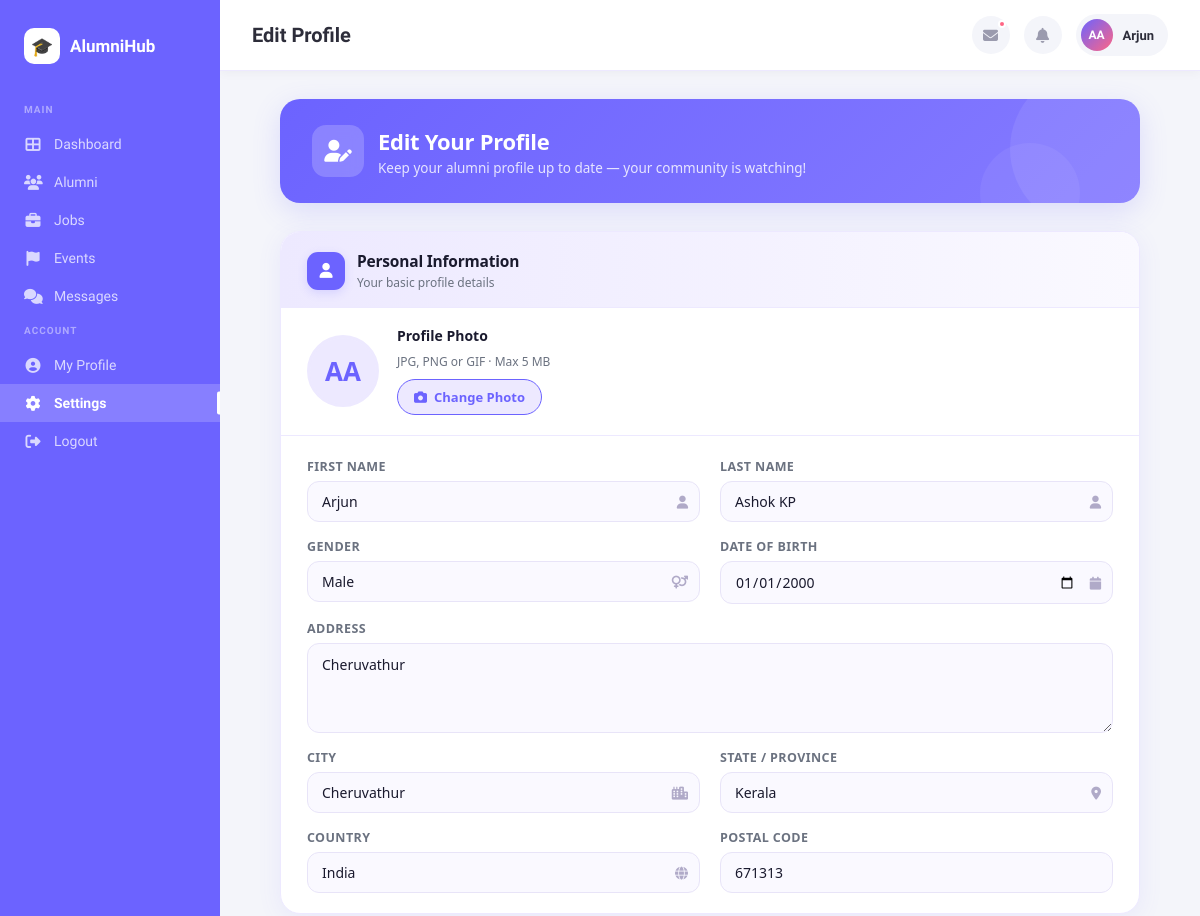
Before: /edit-profile/ (signed in, upper part) with the older database file.
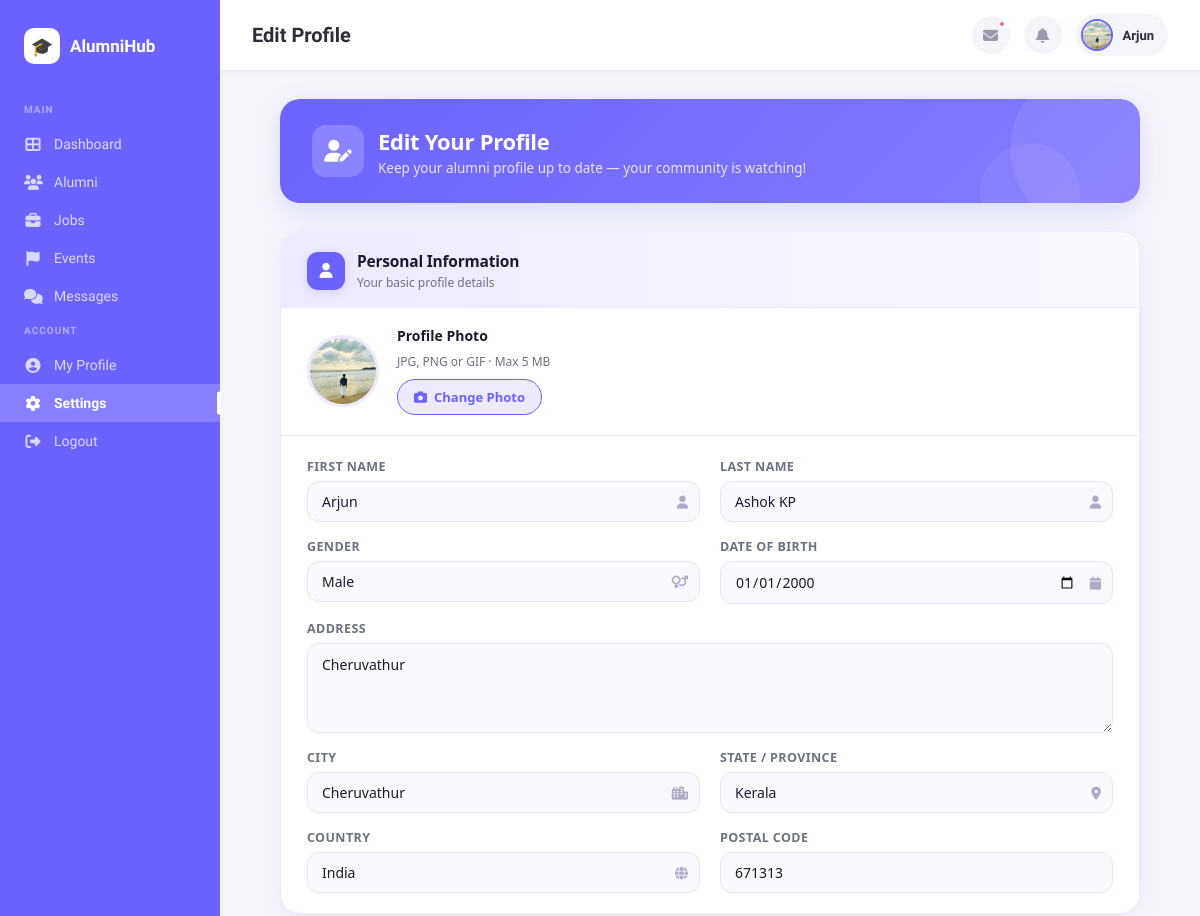
After: the same page with the newer database file.
### alumni_module/models.py (models this page shows, shortened)
class AlumniProfile(models.Model):
    user = models.OneToOneField(User, on_delete=models.CASCADE)
    first_name = models.CharField(max_length=100, blank=True)
    last_name = models.CharField(max_length=100, blank=True)
    gender = models.CharField(max_length=20, blank=True)
    date_of_birth = models.DateField(null=True, blank=True)
    photo = models.ImageField(upload_to='photos/', null=True, blank=True)
    address = models.TextField(blank=True)
    city = models.CharField(max_length=100, blank=True)
    state = models.CharField(max_length=100, blank=True)
    country = models.CharField(max_length=100, blank=True)
    postal_code = models.CharField(max_length=20, blank=True)

### alumni_module/views.py (the view, shortened to what this page needs)
# urls.py: path('edit-profile/', views.edit_profile, name='edit_profile'),
@login_required
def edit_profile(request):
    profile, _ = AlumniProfile.objects.get_or_create(user=request.user)
    academic, _ = AcademicDetails.objects.get_or_create(user=request.user)
    professional, _ = ProfessionalDetails.objects.get_or_create(user=request.user)
    contact, _ = ContactDetails.objects.get_or_create(user=request.user)
    engagement, _ = AlumniEngagement.objects.get_or_create(user=request.user)
    return render(request, 'alumni/edit_profile.html', {
        'profile': profile,
        'academic': academic,
        'professional': professional,
        'contact': contact,
        'engagement': engagement,
    })

### templates/alumni/edit_profile.html (shortened to what this page needs)
{% extends "base_dashboard.html" %}
{% load static %}
{% block page_title %}Edit Profile{% endblock %}
{% block content %}
<div class="ep-page">
  <form method="POST" enctype="multipart/form-data" id="editProfileForm">
    <div class="ep-page-header">
      <div class="ep-header-icon"><i class="fas fa-user-edit"></i></div>
      <div>
        <div class="ep-header-title">Edit Your Profile</div>
        <div class="ep-header-sub">Keep your alumni profile up to date — your community is watching!</div>
      </div>
    </div>
    <div class="ep-section">
      <div class="ep-section-header">
        <div class="ep-section-icon"><i class="fas fa-user"></i></div>
        <div>
          <div class="ep-section-title">Personal Information</div>
          <div class="ep-section-subtitle">Your basic profile details</div>
        </div>
      </div>
      <div class="ep-photo-upload">
        {% if profile.photo %}
          <img src="{{ profile.photo.url }}" class="ep-photo-preview" alt="Profile Photo" id="photoPreview">
        {% else %}
          <div class="ep-photo-preview" id="photoPreview">
            {{ profile.first_name|first|upper }}{{ profile.last_name|first|upper }}
          </div>
        {% endif %}
        <div class="ep-photo-info">
          <strong>Profile Photo</strong>
          <span>JPG, PNG or GIF · Max 5 MB</span>
          <div>
            <label class="ep-photo-btn" for="photoFileInput">
              <i class="fas fa-camera"></i> Change Photo
            </label>
          </div>
        </div>
      </div>
      <div class="ep-fields">
        <div class="ep-field">
          <label class="ep-label">First Name</label>
          <div class="ep-input-wrap">
            <input class="ep-input" type="text" name="first_name" placeholder="First name" value="{{ profile.first_name }}">
          </div>
        </div>
        <div class="ep-field">
          <label class="ep-label">Last Name</label>
          <div class="ep-input-wrap">
            <input class="ep-input" type="text" name="last_name" placeholder="Last name" value="{{ profile.last_name }}">
          </div>
        </div>
        <div class="ep-field">
          <label class="ep-label">Gender</label>
          <div class="ep-input-wrap">
            <input class="ep-input" type="text" name="gender" placeholder="e.g. Male / Female / Other" value="{{ profile.gender }}">
          </div>
        </div>
        <div class="ep-field">
          <label class="ep-label">Date of Birth</label>
          <div class="ep-input-wrap">
            <input class="ep-input" type="date" name="date_of_birth" value="{{ profile.date_of_birth|date:'Y-m-d' }}">
          </div>
        </div>
        <div class="ep-field ep-field-full">
          <label class="ep-label">Address</label>
          <textarea class="ep-textarea" name="address" placeholder="Street address…" rows="2">{{ profile.address }}</textarea>
        </div>
        <div class="ep-field">
          <label class="ep-label">City</label>
          <div class="ep-input-wrap">
            <input class="ep-input" type="text" name="city" placeholder="City" value="{{ profile.city }}">
          </div>
        </div>
        <div class="ep-field">
          <label class="ep-label">State / Province</label>
          <div class="ep-input-wrap">
            <input class="ep-input" type="text" name="state" placeholder="State" value="{{ profile.state }}">
          </div>
        </div>
        <div class="ep-field">
          <label class="ep-label">Country</label>
          <div class="ep-input-wrap">
            <input class="ep-input" type="text" name="country" placeholder="Country" value="{{ profile.country }}">
          </div>
        </div>
        <div class="ep-field">
          <label class="ep-label">Postal Code</label>
          <div class="ep-input-wrap">
            <input class="ep-input" type="text" name="postal_code" placeholder="Postal / ZIP code" value="{{ profile.postal_code }}">
          </div>
        </div>
      </div>
    </div>
  </form>
</div>
{% endblock %}

### templates/base_dashboard.html (shortened to what this page needs)
{% load static %}
<!DOCTYPE html>
<html lang="en">
<head>
    <link href="https://cdnjs.cloudflare.com/ajax/libs/font-awesome/6.5.0/css/all.min.css" rel="stylesheet">
</head>
<body>
<aside class="sidebar">
    <div class="sidebar-logo">
        <div class="logo-icon">🎓</div>
        <span class="logo-text">AlumniHub</span>
    </div>
    <span class="nav-label">Main</span>
    <a href="{% url 'dashboard' %}" class="nav-item {% if request.resolver_match.url_name == 'dashboard' %}active{% endif %}">
        <i class="fas fa-th-large"></i> Dashboard
    </a>
    <a href="{% url 'alumni_list' %}" class="nav-item {% if request.resolver_match.url_name == 'alumni_list' %}active{% endif %}">
        <i class="fas fa-users"></i> Alumni
    </a>
    <a href="{% url 'jobs' %}"
    class="nav-item {% if request.resolver_match.url_name == 'jobs' %}active{% endif %}">
        <i class="fas fa-briefcase"></i> Jobs
    </a>
    <a href="{% url 'events' %}"
    class="nav-item {% if request.resolver_match.url_name == 'events' %}active{% endif %}">
        <i class="fas fa-flag"></i> Events
    </a>
    <a href="{% url 'messages' %}"
    class="nav-item {% if request.resolver_match.url_name == 'messages' or request.resolver_match.url_name == 'messages_conv' %}active{% endif %}">
        <i class="fas fa-comments"></i> Messages
    </a>
    <span class="nav-label" style="margin-top:10px;">Account</span>
    <a href="{% url 'view_profile' request.user.id %}" class="nav-item {% if request.resolver_match.url_name == 'view_profile' %}active{% endif %}">
        <i class="fas fa-user-circle"></i> My Profile
    </a>
    <a href="{% url 'edit_profile' %}" class="nav-item {% if request.resolver_match.url_name == 'edit_profile' %}active{% endif %}">
        <i class="fas fa-cog"></i> Settings
    </a>
    <a href="{% url 'logout' %}" class="nav-item">
        <i class="fas fa-sign-out-alt"></i> Logout
    </a>
</aside>
<div class="main-wrapper">
<div class="topbar">
    <h1 class="page-title">{% block page_title %}Dashboard{% endblock %}</h1>
    <div class="topbar-right">
        <div class="topbar-icon">
            <i class="fas fa-envelope"></i>
            <span class="badge-dot"></span>
        </div>
        <div class="topbar-icon notif-wrapper">
            <i class="fas fa-bell" id="notifBell"></i>
        </div>
        <div class="user-pill">
            {% if profile and profile.photo %}
                <img src="{{ profile.photo.url }}" class="user-avatar-sm" alt="avatar">
            {% else %}
                <div class="user-avatar-init">
                    {% if profile %}
                        {{ profile.first_name|first|upper }}{{ profile.last_name|first|upper }}
                    {% else %}
                        AU
                    {% endif %}
                </div>
            {% endif %}
            <span class="user-name">
                {% if profile %}{{ profile.first_name }}{% else %}User{% endif %}
            </span>
        </div>
    </div>
</div>
    <div class="page-content">
        {% block content %}{% endblock %}
    </div>
</div>
</body>
</html>

Changed rows visible on the page:
changed AlumniProfile "Arjun": photo: picture added; photo empty → "photos/IMG_3214.JPG" (drawn); first_name|first "A" → (not shown); last_name|first "A" → (not shown)
